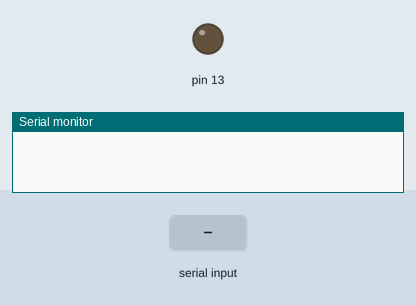
Simulated run of this sketch. Board: Arduino Uno, built with avr-gcc and run on an emulated ATmega328P. Shown: output pins drawn as LEDs (lit = HIGH), the last lines printed to the serial monitor. The inputs (shaded band) are chosen by the test bench.

Above: at 1.2 s.
1.3 s: "y" received over Serial
At 1.6 s:
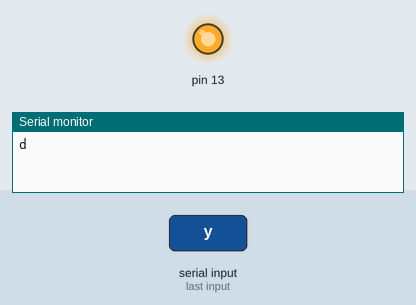
2.8 s: "n" received over Serial
At 4.0 s:
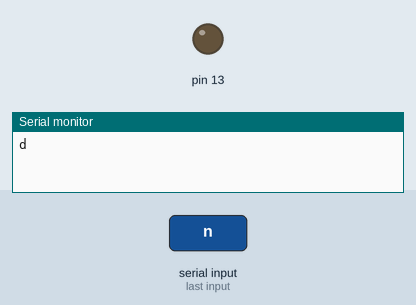
Timing chart, 0 to 5.8 s (numbered marks = the images above; inputs shaded):
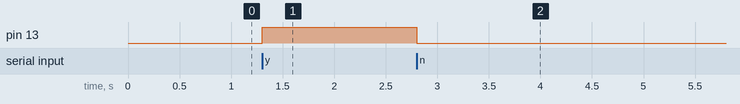

The sketch:

from_python.ino
```cpp
void setup() {
  Serial.begin(9600);
  pinMode(13, OUTPUT);
}

void loop() {
  while( Serial.available() >0) {
    char c = Serial.read();
    if ( c =='y'){
      Serial.write('good');
      digitalWrite(13, HIGH);
    }
    else if( c =='n'){
      digitalWrite(13, LOW);
    }
  }
}
```

Measured:
- after the input at 1.3 s, pin 13: LOW → HIGH at once
- after the input at 2.8 s, pin 13: HIGH → LOW at once
